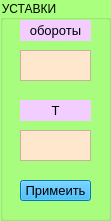
   <widget class="QGroupBox" name="groupBox__ystavki1">
    <property name="geometry">
     <rect>
      <x>30</x>
      <y>240</y>
      <width>111</width>
      <height>221</height>
     </rect>
    </property>
    <property name="styleSheet">
     <string notr="true">background-color: rgb(170, 255, 127);</string>
    </property>
    <property name="title">
     <string>УСТАВКИ</string>
    </property>
    <widget class="QLabel" name="nadpis_temper_2">
     <property name="geometry">
      <rect>
       <x>20</x>
       <y>100</y>
       <width>71</width>
       <height>21</height>
      </rect>
     </property>
     <property name="font">
      <font>
       <pointsize>10</pointsize>
      </font>
     </property>
     <property name="mouseTracking">
      <bool>false</bool>
     </property>
     <property name="focusPolicy">
      <enum>Qt::StrongFocus</enum>
     </property>
     <property name="layoutDirection">
      <enum>Qt::LeftToRight</enum>
     </property>
     <property name="styleSheet">
      <string notr="true">background-color: rgb(243, 205, 255);</string>
     </property>
     <property name="text">
      <string>T</string>
     </property>
     <property name="alignment">
      <set>Qt::AlignCenter</set>
     </property>
    </widget>
    <widget class="QLabel" name="nadpis_oboroti_2">
     <property name="geometry">
      <rect>
       <x>20</x>
       <y>20</y>
       <width>71</width>
       <height>21</height>
      </rect>
     </property>
     <property name="font">
      <font>
       <pointsize>10</pointsize>
      </font>
     </property>
     <property name="mouseTracking">
      <bool>false</bool>
     </property>
     <property name="focusPolicy">
      <enum>Qt::StrongFocus</enum>
     </property>
     <property name="layoutDirection">
      <enum>Qt::LeftToRight</enum>
     </property>
     <property name="styleSheet">
      <string notr="true">background-color: rgb(243, 205, 255);</string>
     </property>
     <property name="text">
      <string>обороты</string>
     </property>
     <property name="alignment">
      <set>Qt::AlignCenter</set>
     </property>
    </widget>
    <widget class="QPushButton" name="pushButton">
     <property name="geometry">
      <rect>
       <x>20</x>
       <y>180</y>
       <width>71</width>
       <height>21</height>
      </rect>
     </property>
     <property name="font">
      <font>
       <pointsize>10</pointsize>
      </font>
     </property>
     <property name="styleSheet">
      <string notr="true">background-color: rgb(0, 170, 255);</string>
     </property>
     <property name="text">
      <string>Примеить</string>
     </property>
    </widget>
    <widget class="QTextBrowser" name="textBrowser">
     <property name="geometry">
      <rect>
       <x>20</x>
       <y>130</y>
       <width>71</width>
       <height>31</height>
      </rect>
     </property>
     <property name="styleSheet">
      <string notr="true">background-color: rgb(255, 231, 206);</string>
     </property>
    </widget>
    <widget class="QTextBrowser" name="textBrowser_2">
     <property name="geometry">
      <rect>
       <x>20</x>
       <y>50</y>
       <width>71</width>
       <height>31</height>
      </rect>
     </property>
     <property name="styleSheet">
      <string notr="true">background-color: rgb(255, 231, 206);</string>
     </property>
    </widget>
   </widget>
